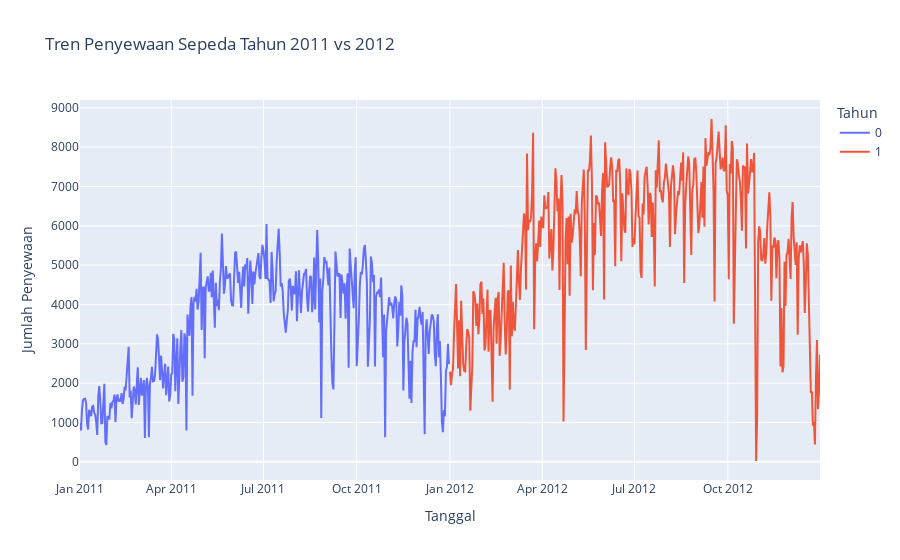

The notebook cell saved with this chart:
### Markdown cell above
### **Pertanyaan 2: Apakah terdapat peningkatan jumlah penyewaan seiring berjalannya waktu, atau apakah ada perbedaan yang signifikan antara tahun?**

### Code cell
fig = px.line(day_df, x='dateday', y='count', color='year',
              title="Tren Penyewaan Sepeda Tahun 2011 vs 2012",
              labels={"dateday": "Tanggal", "count": "Jumlah Penyewaan", "year": "Tahun"})
fig.show()

### Figure 1 — Plotly figure (JSON) as saved in the notebook; plotly's stock layout.template omitted (floating-point values rounded to 4 significant figures; data arrays with more than 128 entries replaced by an {"elided": "..."} marker saying what was removed)
{"data": [{"hovertemplate": "Tahun=0<br>Tanggal=%{x}<br>Jumlah Penyewaan=%{y}<extra></extra>", "legendgroup": "0", "line": {"color": "#636efa", "dash": "solid"}, "marker": {"symbol": "circle"}, "mode": "lines", "name": "0", "orientation": "v", "showlegend": true, "type": "scatter", "x": {"elided": "365 str values"}, "xaxis": "x", "y": {"elided": "365 int values"}, "yaxis": "y"}, {"hovertemplate": "Tahun=1<br>Tanggal=%{x}<br>Jumlah Penyewaan=%{y}<extra></extra>", "legendgroup": "1", "line": {"color": "#EF553B", "dash": "solid"}, "marker": {"symbol": "circle"}, "mode": "lines", "name": "1", "orientation": "v", "showlegend": true, "type": "scatter", "x": {"elided": "366 str values"}, "xaxis": "x", "y": {"elided": "366 int values"}, "yaxis": "y"}], "layout": {"legend": {"title": {"text": "Tahun"}, "tracegroupgap": 0}, "title": {"text": "Tren Penyewaan Sepeda Tahun 2011 vs 2012"}, "xaxis": {"anchor": "y", "domain": [0, 1], "title": {"text": "Tanggal"}}, "yaxis": {"anchor": "x", "domain": [0, 1], "title": {"text": "Jumlah Penyewaan"}}}}
